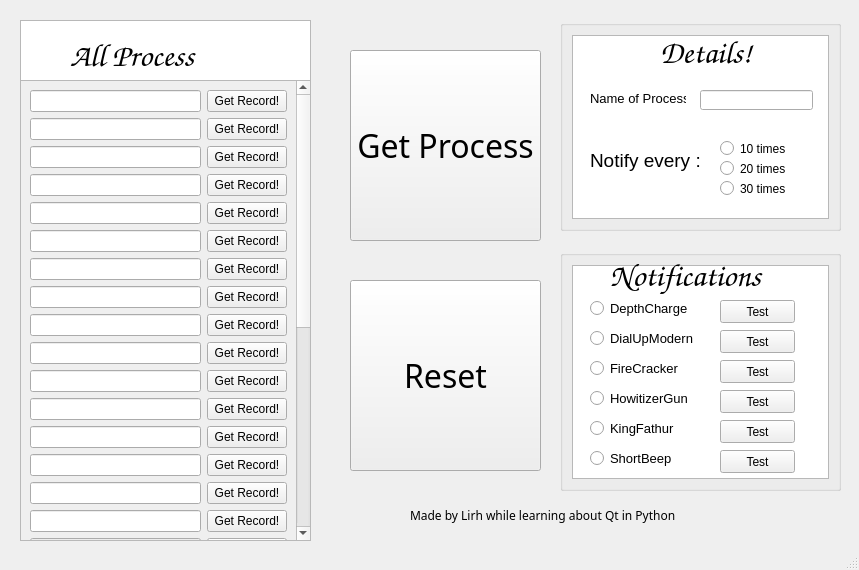
<?xml version="1.0" encoding="UTF-8"?>
<ui version="4.0">
 <class>MainWindow</class>
 <widget class="QMainWindow" name="MainWindow">
  <property name="enabled">
   <bool>true</bool>
  </property>
  <property name="geometry">
   <rect>
    <x>0</x>
    <y>0</y>
    <width>859</width>
    <height>570</height>
   </rect>
  </property>
  <property name="windowTitle">
   <string>MainWindow</string>
  </property>
  <widget class="QWidget" name="centralwidget">
   <widget class="QListView" name="listView">
    <property name="enabled">
     <bool>true</bool>
    </property>
    <property name="geometry">
     <rect>
      <x>20</x>
      <y>20</y>
      <width>291</width>
      <height>61</height>
     </rect>
    </property>
   </widget>
   <widget class="QLabel" name="label_6">
    <property name="enabled">
     <bool>true</bool>
    </property>
    <property name="geometry">
     <rect>
      <x>70</x>
      <y>30</y>
      <width>181</width>
      <height>51</height>
     </rect>
    </property>
    <property name="font">
     <font>
      <family>Comic Sans MS</family>
      <pointsize>24</pointsize>
     </font>
    </property>
    <property name="text">
     <string>All Process</string>
    </property>
   </widget>
   <widget class="QLabel" name="label_5">
    <property name="enabled">
     <bool>true</bool>
    </property>
    <property name="geometry">
     <rect>
      <x>410</x>
      <y>490</y>
      <width>321</width>
      <height>51</height>
     </rect>
    </property>
    <property name="font">
     <font>
      <family>Segoe Script</family>
     </font>
    </property>
    <property name="text">
     <string>Made by Lirh while learning about Qt in Python</string>
    </property>
   </widget>
   <widget class="QScrollArea" name="scrollArea">
    <property name="geometry">
     <rect>
      <x>20</x>
      <y>80</y>
      <width>291</width>
      <height>461</height>
     </rect>
    </property>
    <property name="widgetResizable">
     <bool>true</bool>
    </property>
    <widget class="QWidget" name="scrollAreaWidgetContents_3">
     <property name="geometry">
      <rect>
       <x>0</x>
       <y>0</y>
       <width>272</width>
       <height>882</height>
      </rect>
     </property>
     <layout class="QGridLayout" name="gridLayout">
      <item row="14" column="0">
       <widget class="QLineEdit" name="lineEdit1_15">
        <property name="enabled">
         <bool>true</bool>
        </property>
       </widget>
      </item>
      <item row="15" column="0">
       <widget class="QLineEdit" name="lineEdit1_16">
        <property name="enabled">
         <bool>true</bool>
        </property>
       </widget>
      </item>
      <item row="11" column="0">
       <widget class="QLineEdit" name="lineEdit1_12">
        <property name="enabled">
         <bool>true</bool>
        </property>
       </widget>
      </item>
      <item row="16" column="0">
       <widget class="QLineEdit" name="lineEdit1_17">
        <property name="enabled">
         <bool>true</bool>
        </property>
       </widget>
      </item>
      <item row="9" column="0">
       <widget class="QLineEdit" name="lineEdit1_10">
        <property name="enabled">
         <bool>true</bool>
        </property>
       </widget>
      </item>
      <item row="27" column="1">
       <widget class="QPushButton" name="clickButton01_28">
        <property name="enabled">
         <bool>true</bool>
        </property>
        <property name="text">
         <string>Get Record!</string>
        </property>
       </widget>
      </item>
      <item row="29" column="1">
       <widget class="QPushButton" name="clickButton01_30">
        <property name="enabled">
         <bool>true</bool>
        </property>
        <property name="text">
         <string>Get Record!</string>
        </property>
       </widget>
      </item>
      <item row="28" column="1">
       <widget class="QPushButton" name="clickButton01_29">
        <property name="enabled">
         <bool>true</bool>
        </property>
        <property name="text">
         <string>Get Record!</string>
        </property>
       </widget>
      </item>
      <item row="6" column="0">
       <widget class="QLineEdit" name="lineEdit1_7">
        <property name="enabled">
         <bool>true</bool>
        </property>
       </widget>
      </item>
      <item row="13" column="0">
       <widget class="QLineEdit" name="lineEdit1_14">
        <property name="enabled">
         <bool>true</bool>
        </property>
       </widget>
      </item>
      <item row="2" column="0">
       <widget class="QLineEdit" name="lineEdit1_3">
        <property name="enabled">
         <bool>true</bool>
        </property>
       </widget>
      </item>
      <item row="0" column="1">
       <widget class="QPushButton" name="clickButton01_1">
        <property name="enabled">
         <bool>true</bool>
        </property>
        <property name="text">
         <string>Get Record!</string>
        </property>
       </widget>
      </item>
      <item row="8" column="0">
       <widget class="QLineEdit" name="lineEdit1_9">
        <property name="enabled">
         <bool>true</bool>
        </property>
       </widget>
      </item>
      <item row="12" column="0">
       <widget class="QLineEdit" name="lineEdit1_13">
        <property name="enabled">
         <bool>true</bool>
        </property>
       </widget>
      </item>
      <item row="10" column="0">
       <widget class="QLineEdit" name="lineEdit1_11">
        <property name="enabled">
         <bool>true</bool>
        </property>
       </widget>
      </item>
      <item row="2" column="1">
       <widget class="QPushButton" name="clickButton01_3">
        <property name="enabled">
         <bool>true</bool>
        </property>
        <property name="text">
         <string>Get Record!</string>
        </property>
       </widget>
      </item>
      <item row="4" column="0">
       <widget class="QLineEdit" name="lineEdit1_5">
        <property name="enabled">
         <bool>true</bool>
        </property>
       </widget>
      </item>
      <item row="1" column="1">
       <widget class="QPushButton" name="clickButton01_2">
        <property name="enabled">
         <bool>true</bool>
        </property>
        <property name="text">
         <string>Get Record!</string>
        </property>
       </widget>
      </item>
      <item row="1" column="0">
       <widget class="QLineEdit" name="lineEdit1_2">
        <property name="enabled">
         <bool>true</bool>
        </property>
       </widget>
      </item>
      <item row="3" column="0">
       <widget class="QLineEdit" name="lineEdit1_4">
        <property name="enabled">
         <bool>true</bool>
        </property>
       </widget>
      </item>
      <item row="5" column="0">
       <widget class="QLineEdit" name="lineEdit1_6">
        <property name="enabled">
         <bool>true</bool>
        </property>
       </widget>
      </item>
      <item row="7" column="0">
       <widget class="QLineEdit" name="lineEdit1_8">
        <property name="enabled">
         <bool>true</bool>
        </property>
       </widget>
      </item>
      <item row="3" column="1">
       <widget class="QPushButton" name="clickButton01_4">
        <property name="enabled">
         <bool>true</bool>
        </property>
        <property name="text">
         <string>Get Record!</string>
        </property>
       </widget>
      </item>
      <item row="7" column="1">
       <widget class="QPushButton" name="clickButton01_8">
        <property name="enabled">
         <bool>true</bool>
        </property>
        <property name="text">
         <string>Get Record!</string>
        </property>
       </widget>
      </item>
      <item row="9" column="1">
       <widget class="QPushButton" name="clickButton01_10">
        <property name="enabled">
         <bool>true</bool>
        </property>
        <property name="text">
         <string>Get Record!</string>
        </property>
       </widget>
      </item>
      <item row="5" column="1">
       <widget class="QPushButton" name="clickButton01_6">
        <property name="enabled">
         <bool>true</bool>
        </property>
        <property name="text">
         <string>Get Record!</string>
        </property>
       </widget>
      </item>
      <item row="4" column="1">
       <widget class="QPushButton" name="clickButton01_5">
        <property name="enabled">
         <bool>true</bool>
        </property>
        <property name="text">
         <string>Get Record!</string>
        </property>
       </widget>
      </item>
      <item row="6" column="1">
       <widget class="QPushButton" name="clickButton01_7">
        <property name="enabled">
         <bool>true</bool>
        </property>
        <property name="text">
         <string>Get Record!</string>
        </property>
       </widget>
      </item>
      <item row="11" column="1">
       <widget class="QPushButton" name="clickButton01_12">
        <property name="enabled">
         <bool>true</bool>
        </property>
        <property name="text">
         <string>Get Record!</string>
        </property>
       </widget>
      </item>
      <item row="8" column="1">
       <widget class="QPushButton" name="clickButton01_9">
        <property name="enabled">
         <bool>true</bool>
        </property>
        <property name="text">
         <string>Get Record!</string>
        </property>
       </widget>
      </item>
      <item row="10" column="1">
       <widget class="QPushButton" name="clickButton01_11">
        <property name="enabled">
         <bool>true</bool>
        </property>
        <property name="text">
         <string>Get Record!</string>
        </property>
       </widget>
      </item>
      <item row="13" column="1">
       <widget class="QPushButton" name="clickButton01_14">
        <property name="enabled">
         <bool>true</bool>
        </property>
        <property name="text">
         <string>Get Record!</string>
        </property>
       </widget>
      </item>
      <item row="12" column="1">
       <widget class="QPushButton" name="clickButton01_13">
        <property name="enabled">
         <bool>true</bool>
        </property>
        <property name="text">
         <string>Get Record!</string>
        </property>
       </widget>
      </item>
      <item row="14" column="1">
       <widget class="QPushButton" name="clickButton01_15">
        <property name="enabled">
         <bool>true</bool>
        </property>
        <property name="text">
         <string>Get Record!</string>
        </property>
       </widget>
      </item>
      <item row="18" column="0">
       <widget class="QLineEdit" name="lineEdit1_19">
        <property name="enabled">
         <bool>true</bool>
        </property>
       </widget>
      </item>
      <item row="20" column="0">
       <widget class="QLineEdit" name="lineEdit1_21">
        <property name="enabled">
         <bool>true</bool>
        </property>
       </widget>
      </item>
      <item row="17" column="0">
       <widget class="QLineEdit" name="lineEdit1_18">
        <property name="enabled">
         <bool>true</bool>
        </property>
       </widget>
      </item>
      <item row="15" column="1">
       <widget class="QPushButton" name="clickButton01_16">
        <property name="enabled">
         <bool>true</bool>
        </property>
        <property name="text">
         <string>Get Record!</string>
        </property>
       </widget>
      </item>
      <item row="16" column="1">
       <widget class="QPushButton" name="clickButton01_17">
        <property name="enabled">
         <bool>true</bool>
        </property>
        <property name="text">
         <string>Get Record!</string>
        </property>
       </widget>
      </item>
      <item row="21" column="0">
       <widget class="QLineEdit" name="lineEdit1_22">
        <property name="enabled">
         <bool>true</bool>
        </property>
       </widget>
      </item>
      <item row="19" column="0">
       <widget class="QLineEdit" name="lineEdit1_20">
        <property name="enabled">
         <bool>true</bool>
        </property>
       </widget>
      </item>
      <item row="22" column="0">
       <widget class="QLineEdit" name="lineEdit1_23">
        <property name="enabled">
         <bool>true</bool>
        </property>
       </widget>
      </item>
      <item row="23" column="0">
       <widget class="QLineEdit" name="lineEdit1_24">
        <property name="enabled">
         <bool>true</bool>
        </property>
       </widget>
      </item>
      <item row="28" column="0">
       <widget class="QLineEdit" name="lineEdit1_29">
        <property name="enabled">
         <bool>true</bool>
        </property>
       </widget>
      </item>
      <item row="29" column="0">
       <widget class="QLineEdit" name="lineEdit1_30">
        <property name="enabled">
         <bool>true</bool>
        </property>
       </widget>
      </item>
      <item row="26" column="0">
       <widget class="QLineEdit" name="lineEdit1_27">
        <property name="enabled">
         <bool>true</bool>
        </property>
       </widget>
      </item>
      <item row="17" column="1">
       <widget class="QPushButton" name="clickButton01_18">
        <property name="enabled">
         <bool>true</bool>
        </property>
        <property name="text">
         <string>Get Record!</string>
        </property>
       </widget>
      </item>
      <item row="25" column="0">
       <widget class="QLineEdit" name="lineEdit1_26">
        <property name="enabled">
         <bool>true</bool>
        </property>
       </widget>
      </item>
      <item row="27" column="0">
       <widget class="QLineEdit" name="lineEdit1_28">
        <property name="enabled">
         <bool>true</bool>
        </property>
       </widget>
      </item>
      <item row="24" column="0">
       <widget class="QLineEdit" name="lineEdit1_25">
        <property name="enabled">
         <bool>true</bool>
        </property>
       </widget>
      </item>
      <item row="20" column="1">
       <widget class="QPushButton" name="clickButton01_21">
        <property name="enabled">
         <bool>true</bool>
        </property>
        <property name="text">
         <string>Get Record!</string>
        </property>
       </widget>
      </item>
      <item row="22" column="1">
       <widget class="QPushButton" name="clickButton01_23">
        <property name="enabled">
         <bool>true</bool>
        </property>
        <property name="text">
         <string>Get Record!</string>
        </property>
       </widget>
      </item>
      <item row="18" column="1">
       <widget class="QPushButton" name="clickButton01_19">
        <property name="enabled">
         <bool>true</bool>
        </property>
        <property name="text">
         <string>Get Record!</string>
        </property>
       </widget>
      </item>
      <item row="19" column="1">
       <widget class="QPushButton" name="clickButton01_20">
        <property name="enabled">
         <bool>true</bool>
        </property>
        <property name="text">
         <string>Get Record!</string>
        </property>
       </widget>
      </item>
      <item row="21" column="1">
       <widget class="QPushButton" name="clickButton01_22">
        <property name="enabled">
         <bool>true</bool>
        </property>
        <property name="text">
         <string>Get Record!</string>
        </property>
       </widget>
      </item>
      <item row="25" column="1">
       <widget class="QPushButton" name="clickButton01_26">
        <property name="enabled">
         <bool>true</bool>
        </property>
        <property name="text">
         <string>Get Record!</string>
        </property>
       </widget>
      </item>
      <item row="26" column="1">
       <widget class="QPushButton" name="clickButton01_27">
        <property name="enabled">
         <bool>true</bool>
        </property>
        <property name="text">
         <string>Get Record!</string>
        </property>
       </widget>
      </item>
      <item row="23" column="1">
       <widget class="QPushButton" name="clickButton01_24">
        <property name="enabled">
         <bool>true</bool>
        </property>
        <property name="text">
         <string>Get Record!</string>
        </property>
       </widget>
      </item>
      <item row="24" column="1">
       <widget class="QPushButton" name="clickButton01_25">
        <property name="enabled">
         <bool>true</bool>
        </property>
        <property name="text">
         <string>Get Record!</string>
        </property>
       </widget>
      </item>
      <item row="0" column="0">
       <widget class="QLineEdit" name="lineEdit1_1">
        <property name="enabled">
         <bool>true</bool>
        </property>
       </widget>
      </item>
     </layout>
    </widget>
   </widget>
   <widget class="QGroupBox" name="groupBox">
    <property name="geometry">
     <rect>
      <x>560</x>
      <y>20</y>
      <width>281</width>
      <height>211</height>
     </rect>
    </property>
    <property name="title">
     <string/>
    </property>
    <layout class="QGridLayout" name="gridLayout_2">
     <item row="0" column="0">
      <widget class="QListView" name="listView_2">
       <property name="enabled">
        <bool>true</bool>
       </property>
      </widget>
     </item>
    </layout>
    <widget class="QRadioButton" name="radioButton_3">
     <property name="enabled">
      <bool>true</bool>
     </property>
     <property name="geometry">
      <rect>
       <x>160</x>
       <y>160</y>
       <width>77</width>
       <height>17</height>
      </rect>
     </property>
     <property name="text">
      <string>30 times</string>
     </property>
    </widget>
    <widget class="QRadioButton" name="radioButton_1">
     <property name="enabled">
      <bool>true</bool>
     </property>
     <property name="geometry">
      <rect>
       <x>160</x>
       <y>120</y>
       <width>77</width>
       <height>17</height>
      </rect>
     </property>
     <property name="text">
      <string>10 times</string>
     </property>
    </widget>
    <widget class="QLineEdit" name="lineEdit_nameofProcess">
     <property name="enabled">
      <bool>true</bool>
     </property>
     <property name="geometry">
      <rect>
       <x>140</x>
       <y>70</y>
       <width>113</width>
       <height>20</height>
      </rect>
     </property>
    </widget>
    <widget class="QRadioButton" name="radioButton_2">
     <property name="enabled">
      <bool>true</bool>
     </property>
     <property name="geometry">
      <rect>
       <x>160</x>
       <y>140</y>
       <width>77</width>
       <height>17</height>
      </rect>
     </property>
     <property name="text">
      <string>20 times</string>
     </property>
    </widget>
    <widget class="QLabel" name="label">
     <property name="enabled">
      <bool>true</bool>
     </property>
     <property name="geometry">
      <rect>
       <x>30</x>
       <y>70</y>
       <width>96</width>
       <height>16</height>
      </rect>
     </property>
     <property name="font">
      <font>
       <pointsize>10</pointsize>
      </font>
     </property>
     <property name="text">
      <string>Name of Process</string>
     </property>
    </widget>
    <widget class="QLabel" name="label_7">
     <property name="enabled">
      <bool>true</bool>
     </property>
     <property name="geometry">
      <rect>
       <x>100</x>
       <y>10</y>
       <width>114</width>
       <height>45</height>
      </rect>
     </property>
     <property name="font">
      <font>
       <family>Comic Sans MS</family>
       <pointsize>24</pointsize>
      </font>
     </property>
     <property name="text">
      <string>Details!</string>
     </property>
    </widget>
    <widget class="QLabel" name="label_3">
     <property name="enabled">
      <bool>true</bool>
     </property>
     <property name="geometry">
      <rect>
       <x>30</x>
       <y>130</y>
       <width>121</width>
       <height>21</height>
      </rect>
     </property>
     <property name="font">
      <font>
       <pointsize>14</pointsize>
      </font>
     </property>
     <property name="text">
      <string>Notify every : </string>
     </property>
    </widget>
    <zorder>listView_2</zorder>
    <zorder>radioButton_3</zorder>
    <zorder>radioButton_1</zorder>
    <zorder>lineEdit_nameofProcess</zorder>
    <zorder>radioButton_2</zorder>
    <zorder>label</zorder>
    <zorder>label_7</zorder>
    <zorder>label_3</zorder>
   </widget>
   <widget class="QGroupBox" name="groupBox_2">
    <property name="geometry">
     <rect>
      <x>560</x>
      <y>250</y>
      <width>281</width>
      <height>241</height>
     </rect>
    </property>
    <property name="title">
     <string/>
    </property>
    <layout class="QGridLayout" name="gridLayout_3">
     <item row="0" column="0">
      <widget class="QListView" name="listView_3">
       <property name="enabled">
        <bool>true</bool>
       </property>
      </widget>
     </item>
    </layout>
    <widget class="QPushButton" name="pushButton_test_3">
     <property name="enabled">
      <bool>true</bool>
     </property>
     <property name="geometry">
      <rect>
       <x>160</x>
       <y>110</y>
       <width>75</width>
       <height>23</height>
      </rect>
     </property>
     <property name="text">
      <string>Test</string>
     </property>
    </widget>
    <widget class="QPushButton" name="pushButton_test_1">
     <property name="enabled">
      <bool>true</bool>
     </property>
     <property name="geometry">
      <rect>
       <x>160</x>
       <y>50</y>
       <width>75</width>
       <height>23</height>
      </rect>
     </property>
     <property name="text">
      <string>Test</string>
     </property>
    </widget>
    <widget class="QRadioButton" name="radioButton_notification_4">
     <property name="geometry">
      <rect>
       <x>30</x>
       <y>140</y>
       <width>121</width>
       <height>17</height>
      </rect>
     </property>
     <property name="font">
      <font>
       <family>Nirmala UI</family>
       <pointsize>10</pointsize>
      </font>
     </property>
     <property name="text">
      <string>HowitizerGun</string>
     </property>
    </widget>
    <widget class="QPushButton" name="pushButton_test_6">
     <property name="enabled">
      <bool>true</bool>
     </property>
     <property name="geometry">
      <rect>
       <x>160</x>
       <y>200</y>
       <width>75</width>
       <height>23</height>
      </rect>
     </property>
     <property name="text">
      <string>Test</string>
     </property>
    </widget>
    <widget class="QRadioButton" name="radioButton_notification_2">
     <property name="geometry">
      <rect>
       <x>30</x>
       <y>80</y>
       <width>131</width>
       <height>17</height>
      </rect>
     </property>
     <property name="font">
      <font>
       <family>Nirmala UI</family>
       <pointsize>10</pointsize>
      </font>
     </property>
     <property name="text">
      <string>DialUpModern</string>
     </property>
    </widget>
    <widget class="QLabel" name="label_8">
     <property name="enabled">
      <bool>true</bool>
     </property>
     <property name="geometry">
      <rect>
       <x>50</x>
       <y>0</y>
       <width>201</width>
       <height>51</height>
      </rect>
     </property>
     <property name="font">
      <font>
       <family>Comic Sans MS</family>
       <pointsize>24</pointsize>
      </font>
     </property>
     <property name="text">
      <string>Notifications</string>
     </property>
    </widget>
    <widget class="QPushButton" name="pushButton_test_2">
     <property name="enabled">
      <bool>true</bool>
     </property>
     <property name="geometry">
      <rect>
       <x>160</x>
       <y>80</y>
       <width>75</width>
       <height>23</height>
      </rect>
     </property>
     <property name="text">
      <string>Test</string>
     </property>
    </widget>
    <widget class="QRadioButton" name="radioButton_notification_3">
     <property name="geometry">
      <rect>
       <x>30</x>
       <y>110</y>
       <width>121</width>
       <height>17</height>
      </rect>
     </property>
     <property name="font">
      <font>
       <family>Nirmala UI</family>
       <pointsize>10</pointsize>
      </font>
     </property>
     <property name="text">
      <string>FireCracker</string>
     </property>
    </widget>
    <widget class="QRadioButton" name="radioButton_notification_5">
     <property name="geometry">
      <rect>
       <x>30</x>
       <y>170</y>
       <width>101</width>
       <height>17</height>
      </rect>
     </property>
     <property name="font">
      <font>
       <family>Nirmala UI</family>
       <pointsize>10</pointsize>
      </font>
     </property>
     <property name="text">
      <string>KingFathur</string>
     </property>
    </widget>
    <widget class="QRadioButton" name="radioButton_notification_6">
     <property name="geometry">
      <rect>
       <x>30</x>
       <y>200</y>
       <width>101</width>
       <height>17</height>
      </rect>
     </property>
     <property name="font">
      <font>
       <family>Nirmala UI</family>
       <pointsize>10</pointsize>
      </font>
     </property>
     <property name="text">
      <string>ShortBeep</string>
     </property>
    </widget>
    <widget class="QPushButton" name="pushButton_test_4">
     <property name="enabled">
      <bool>true</bool>
     </property>
     <property name="geometry">
      <rect>
       <x>160</x>
       <y>140</y>
       <width>75</width>
       <height>23</height>
      </rect>
     </property>
     <property name="text">
      <string>Test</string>
     </property>
    </widget>
    <widget class="QPushButton" name="pushButton_test_5">
     <property name="enabled">
      <bool>true</bool>
     </property>
     <property name="geometry">
      <rect>
       <x>160</x>
       <y>170</y>
       <width>75</width>
       <height>23</height>
      </rect>
     </property>
     <property name="text">
      <string>Test</string>
     </property>
    </widget>
    <widget class="QRadioButton" name="radioButton_notification_1">
     <property name="geometry">
      <rect>
       <x>30</x>
       <y>50</y>
       <width>131</width>
       <height>17</height>
      </rect>
     </property>
     <property name="font">
      <font>
       <family>Nirmala UI</family>
       <pointsize>10</pointsize>
      </font>
     </property>
     <property name="text">
      <string>DepthCharge</string>
     </property>
    </widget>
    <zorder>listView_3</zorder>
    <zorder>pushButton_test_3</zorder>
    <zorder>pushButton_test_1</zorder>
    <zorder>radioButton_notification_4</zorder>
    <zorder>pushButton_test_6</zorder>
    <zorder>radioButton_notification_2</zorder>
    <zorder>label_8</zorder>
    <zorder>pushButton_test_2</zorder>
    <zorder>radioButton_notification_3</zorder>
    <zorder>radioButton_notification_5</zorder>
    <zorder>radioButton_notification_6</zorder>
    <zorder>pushButton_test_4</zorder>
    <zorder>pushButton_test_5</zorder>
    <zorder>radioButton_notification_1</zorder>
   </widget>
   <widget class="QPushButton" name="pushButton_Process">
    <property name="geometry">
     <rect>
      <x>350</x>
      <y>50</y>
      <width>191</width>
      <height>191</height>
     </rect>
    </property>
    <property name="font">
     <font>
      <family>Roman</family>
      <pointsize>24</pointsize>
     </font>
    </property>
    <property name="text">
     <string>Get Process</string>
    </property>
   </widget>
   <widget class="QPushButton" name="pushButton_Reset">
    <property name="geometry">
     <rect>
      <x>350</x>
      <y>280</y>
      <width>191</width>
      <height>191</height>
     </rect>
    </property>
    <property name="font">
     <font>
      <family>Roman</family>
      <pointsize>24</pointsize>
     </font>
    </property>
    <property name="text">
     <string>Reset</string>
    </property>
   </widget>
   <zorder>groupBox_2</zorder>
   <zorder>groupBox</zorder>
   <zorder>listView</zorder>
   <zorder>label_6</zorder>
   <zorder>label_5</zorder>
   <zorder>scrollArea</zorder>
   <zorder>pushButton_Process</zorder>
   <zorder>pushButton_Reset</zorder>
  </widget>
  <widget class="QStatusBar" name="statusbar"/>
 </widget>
 <resources/>
 <connections/>
</ui>
